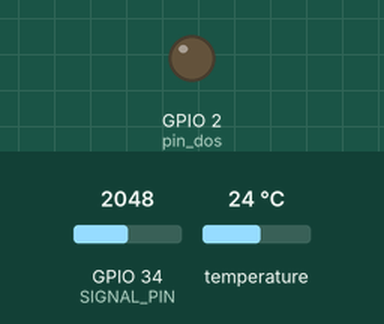
Simulated run of this sketch. Board: ESP32. On the bench: output pins drawn as LEDs (lit = HIGH). Inputs (shaded band) come from the test bench; at power-on: temperature 24 °C, GPIO 34 (SIGNAL_PIN) = 2048. WiFi joins after 1.5 s; servers stay silent unless stated; uploads are accepted with an empty reply; pins used as bus, display or sensor lines are not drawn; what the sketch prints to the serial monitor is not drawn.

Above: at 2.7 s.
2.8 s: temperature set to 26 °C
At 5.8 s:
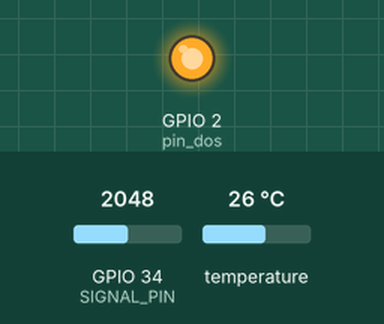
6.4 s: temperature set to 12 °C
At 8.4 s:
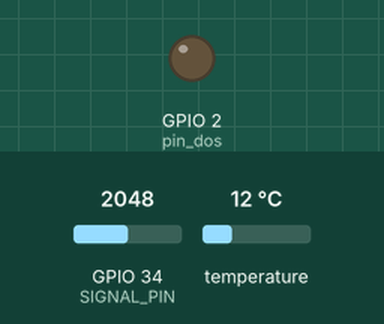
10.0 s: temperature set to 28 °C
At 11.0 s:
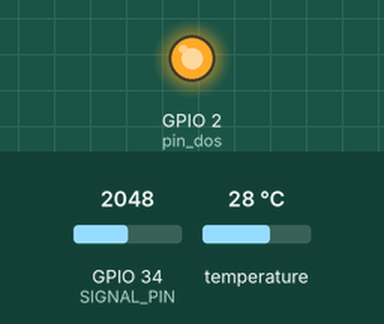
Timing chart, 0 to 13.0 s (numbered marks = the images above; inputs shaded):
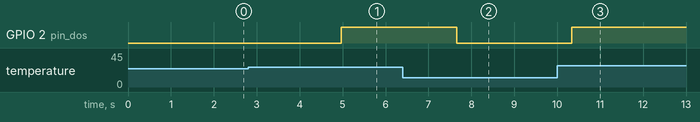

Measured:
- the behaviour switches between 24 and 25 °C on temperature (found by bisection; images 0 and 1)
- after the input at 2.8 s, GPIO 2 (pin_dos): LOW → HIGH after 2.2 s
- after the input at 6.4 s, GPIO 2 (pin_dos): HIGH → LOW after 1.3 s
- after the input at 10.0 s, GPIO 2 (pin_dos): LOW → HIGH after 0.34 s

The sketch:

PracticaTerminadaSISE.ino
```cpp
#include <WiFi.h>
#include <HTTPClient.h>
#include <Arduino_JSON.h>
#include <Wire.h>
#include <Adafruit_Sensor.h>
#include <DHT.h>
#include <OneWire.h>
#include <DallasTemperature.h>

// Replace with your network credentials
const char* ssid = "juRedmi Note 9S";
const char* password = "Juanes453";
int value = 0;
// REPLACE with your Domain name and URL path or IP address with path
const char* serverName = "http://192.168.247.102//Practica1DHT11//post-esp-data.php"; //VERIFICAR EL IP

// Keep this API Key value to be compatible with the PHP code provided in the project page.
// If you change the apiKeyValue value, the PHP file /post-esp-data.php also needs to have the same key
String apiKeyValue = "tPmAT5Ab3j7F9";
int pin_dos = 2;
String sensorName = "DS18B20";
String sensorName2 = "SE045";
String alarma = "Apagada" ;
String sensorLocation = "UNICAUCA";
String outputsState;
int retardo;
int deley = 30000;
//---------------
const int oneWireBus = 4;
OneWire oneWire(oneWireBus);
DallasTemperature sensors(&oneWire);
#define POWER_PIN  18 // ESP32 pin GPIO17 connected to sensor's VCC pin
#define SIGNAL_PIN 34 // ESP32 pin GPIO36 (ADC0) connected to sensor's signal pin
//--------------

#define SEALEVELPRESSURE_HPA (1013.25)
#define DHTPIN 27     // Digital pin connected to the DHT sensor
// Uncomment the type of sensor in use:
#define DHTTYPE    DHT11     // DHT 11
//#define DHTTYPE    DHT22     // DHT 22 (AM2302)

DHT dht(DHTPIN, DHTTYPE);

void setup() {
  Serial.begin(115200);
  //------------
  sensors.begin();
  pinMode(pin_dos, OUTPUT);
  pinMode(POWER_PIN, OUTPUT);   // configure pin as an OUTPUT
  digitalWrite(POWER_PIN, LOW); // turn the sensor OFF
  //-----------
  WiFi.begin(ssid, password);
  Serial.println("Connecting");
  while(WiFi.status() != WL_CONNECTED) {
    delay(500);
    Serial.print(".");
  }
  Serial.println("");
  Serial.print("Connected to WiFi network with IP Address: ");
  Serial.println(WiFi.localIP());

}

void loop() {
  //-----------
  sensors.requestTemperatures();
  float temperatureC = sensors.getTempCByIndex(0);
  digitalWrite(POWER_PIN, HIGH);  // turn the sensor ON
  delay(10);                      // wait 10 milliseconds
  value = analogRead(SIGNAL_PIN); // read the analog value from sensor
  digitalWrite(POWER_PIN, LOW);   // turn the sensor OFF

   if(temperatureC>=25){
      //Encendemos el led
    digitalWrite(pin_dos, HIGH);
    alarma = "Encendida" ;
    delay(1000);
    }else{
      //Apagamos el led
      digitalWrite(pin_dos, LOW);
      alarma = "Apagada" ;
      delay(1000);
    }
  //------------
  //Check WiFi connection status
  if(WiFi.status()== WL_CONNECTED){
    WiFiClient client;
    HTTPClient http;
    String serverPath = "http://192.168.247.102//Practica1DHT11//post-esp-data.php";  //Direccion para trabajar el metodo GET es similar a serverName

    String conectar = serverPath+"?api_key="+apiKeyValue+"&var=tiempo";
    http.begin(client, conectar.c_str());
    http.addHeader("Content-Type", "application/x-www-form-urlencoded");
    int httpResponseCodeGet = http.GET();

    String payload = "{}";

    if (httpResponseCodeGet>0) {
      Serial.print("HTTP Response code GET: ");
      Serial.println(httpResponseCodeGet);
      retardo = http.getString().toInt();
      Serial.println(retardo);
    }
    else {
      Serial.print("Error code GET: ");
      Serial.println(httpResponseCodeGet);
    }
    http.end();
               //==================================================================================================================================
    delay(500);//==================================================================================================================================
    // Specify content-type header
    http.begin(client, serverPath);
    http.addHeader("Content-Type", "application/x-www-form-urlencoded");
  // Prepare your HTTP POST request data
   String httpRequestData = "api_key=" + apiKeyValue + "&sensor1=" + sensorName
                          + "&location=" + sensorLocation + "&value1=" + String(temperatureC)
                          + "&sensor2=" + sensorName2 + "&value2=" + String(value) + "&tiempo=" + String(deley) + "&alarma="  + alarma;
    Serial.print("httpRequestData: ");
    Serial.println(httpRequestData);
    int httpResponseCode = http.POST(httpRequestData);
    if (httpResponseCode>0) {
      Serial.print("HTTP Response code: ");
      Serial.println(httpResponseCode);
    }
    else {
      Serial.print("Error code: ");
      Serial.println(httpResponseCode);
    }
    http.end();
  }
  else {
    Serial.println("WiFi Disconnected");
  }
  //Send an HTTP POST request every retardo seconds

  delay(retardo);
}
```
